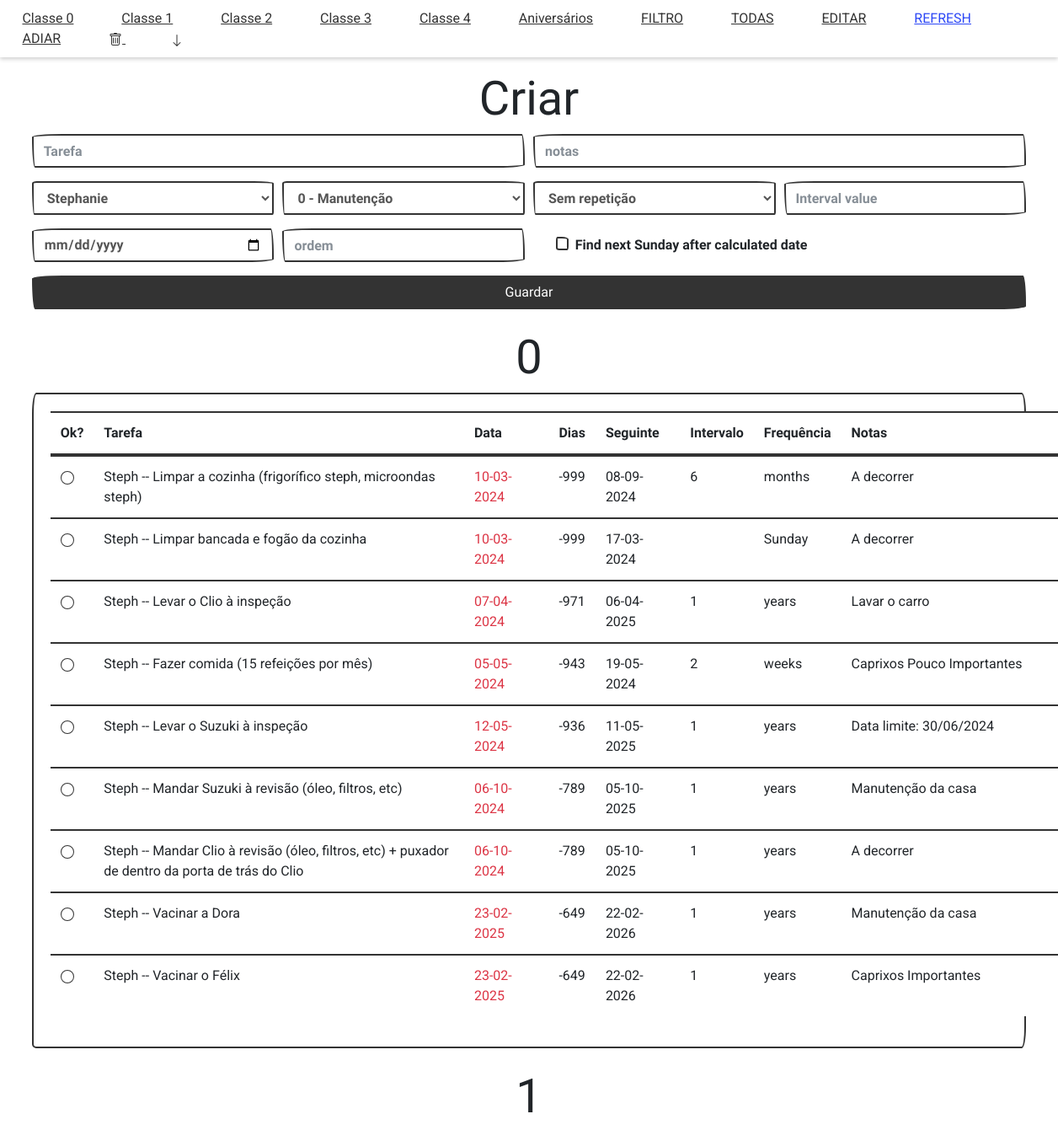
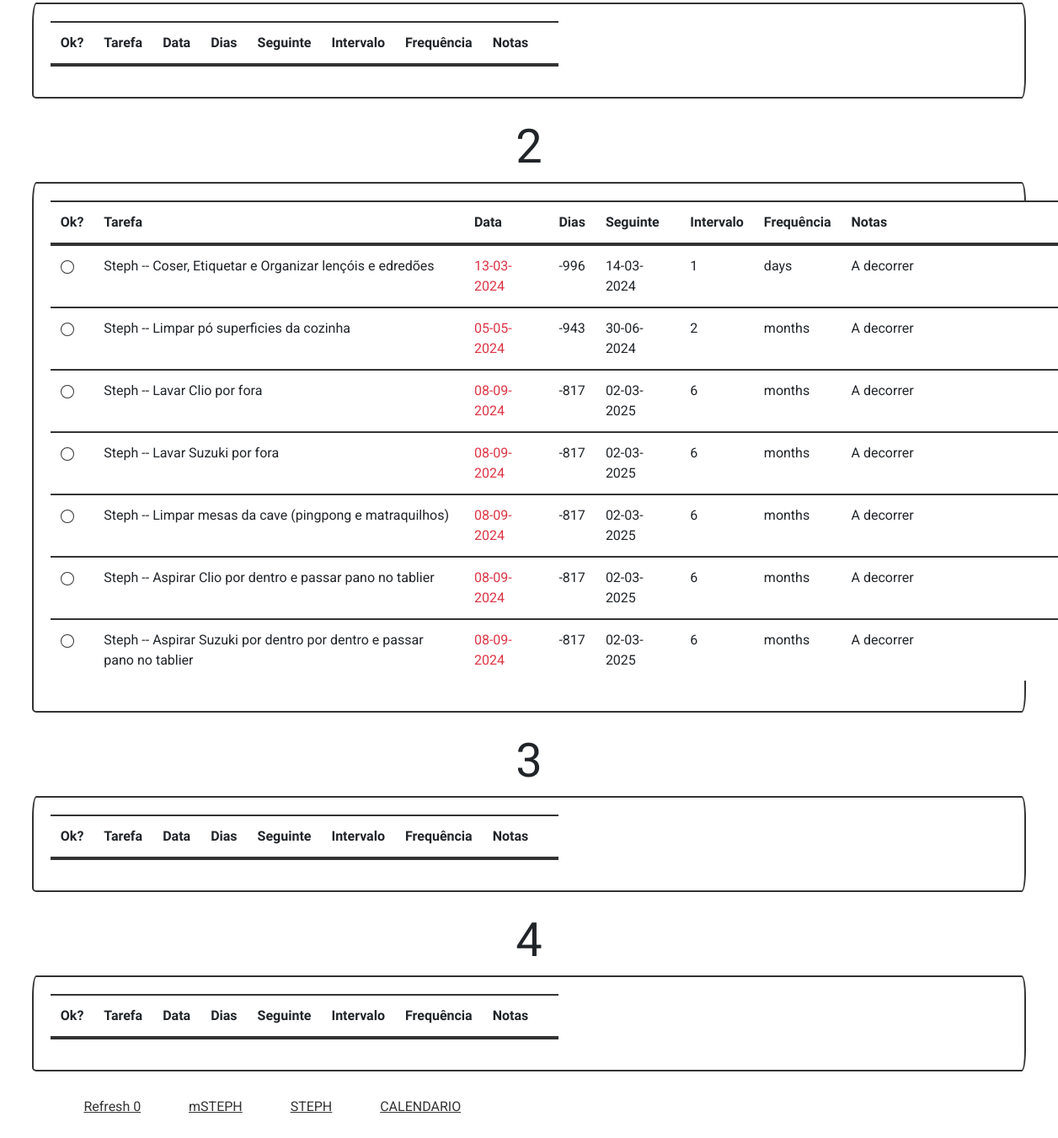
The page /exibir_filtro_steph on the database its author committed (2 pictures, top to bottom).
### python/BDcriar.py (models this page shows)
    class Tarefa(db.Model):
        __tablename__ = "tarefas"
        id = db.Column(db.Integer, primary_key=True)
        descricao = db.Column(db.String(200))
        feita = db.Column(db.Boolean)
        data_primeira_vez = db.Column(db.DateTime)
        data_criacao = db.Column(db.DateTime, default=datetime.utcnow)
        data_alteracao = db.Column(db.DateTime, onupdate=datetime.utcnow)
        intervalo_repeticao_mode = db.Column(db.String(50))
        intervalo_repeticao_value = db.Column(db.String(50))
        proximo_domingo = db.Column(db.Boolean)
        data_proxima = db.Column(db.DateTime)
        data_proxima_seguinte = db.Column(db.DateTime)
        classe = db.Column(db.String(50))
        notas = db.Column(db.String(200))
        ordem = db.Column(db.Integer)
        owner = db.Column(db.String(50))

### app.py (the view)
@app.route('/exibir_filtro_steph', methods=['GET'])
def exibirFiltroSteph():
    return exibirFiltroCustom(Tarefa, db, owner='steph')

### templates/index.html (shortened to what this page needs)
<!DOCTYPE html>
<html lang="en">
  <head>
    <link rel="stylesheet" href="{{ url_for('static', filename='css/styles.css') }}" />
    <link
      rel="stylesheet"
      href="https://cdn.jsdelivr.net/npm/bootswatch@4.5.2/dist/sketchy/bootstrap.min.css"
 />
  </head>
  <body>
    <main class="p-10" id="content" style="margin: 0cm 1cm;">
      <span class="menu">
        <a href="#0" class="menuLink roboto-regular">Classe 0</a>
        <a href="#1" class="menuLink roboto-regular">Classe 1</a>
        <a href="#2" class="menuLink roboto-regular">Classe 2</a>
        <a href="#3" class="menuLink roboto-regular">Classe 3</a>
        <a href="#4" class="menuLink roboto-regular">Classe 4</a>
        <a href="#Aniversários" class="menuLink roboto-regular">Aniversários</a>
          <a href="/exibir_filtro" class="menuLink roboto-regular">FILTRO</a>
          <a href="/exibir_todas" class="menuLink roboto-regular">TODAS</a>
          <a href="#" id="edit-button" class="menuLink roboto-regular">EDITAR</a>
          <a href="/refresh" style="color: rgb(45, 72, 246)" class="menuLink roboto-regular">REFRESH</a>
          <a href="#" id="adiar" class="menuLink roboto-regular">ADIAR</a>
          <a href="#" id="delete-button" class="menuLink roboto-regular">
          </a>
          <a href="#fim-da-pagina" class="menuLink">
            <svg xmlns="http://www.w3.org/2000/svg" width="16" height="16" fill="currentColor" class="bi bi-arrow-down" viewBox="0 0 16 16">
              <path fill-rule="evenodd" d="M8 2a.5.5 0 0 1 .5.5v11.793l3.146-3.147a.5.5 0 0 1 .708.708l-4 4a.5.5 0 0 1-.708 0l-4-4a.5.5 0 0 1 .708-.708L7.5 14.293V2.5A.5.5 0 0 1 8 2z"/>
            </svg>
          </a>
      </span>
      <h1 class="display-4 text-center mt-4 titulo">Criar</h1>
                <form action="/criar-tarefa" method="post">
                    <div class="form-row">
                    <div class="form-group col-md-6">
                    <input
                        type="text"
                        name="descricao_tarefa"
                        placeholder="Tarefa"
                        class="form-control"
                        autofocus />
                    </div>
                    <div class="form-group col-md-6">
                        <input
                            type="text"
                            name="notas"
                            placeholder="notas"
                            class="form-control"
                            autofocus />
                    </div>
                    <div class="form-group col-md-3">
                        <select name="owner" class="form-control">
                            <option value="steph">Stephanie</option>
                            </select>
                    </div>
                    <div class="form-group col-md-3">
                        <select name="classe" class="form-control">
                          <option value="0">0 - Manutenção</option>
                        </select>
                      </div>
                    <div class="form-group col-md-3">
                      <select name="intervalo_repeticao_mode" class="form-control">
                        <option value="">Sem repetição</option>
                      </select>
                    </div>
                    <div class="form-group col-md-3">
                    <input
                      type="text"
                      name="intervalo_repeticao_value"
                      id="intervalo_repeticao_value"
                      placeholder="Interval value"
                      class="form-control" />
                    </div>
                    <div class="form-group col-md-3">
                    <input
                    type="date"
                    name="data_primeira_vez"
                    id="data_primeira_vez"
                    class="form-control" />
                    </div>
                    <div class="form-group col-md-3">
                        <input
                        type="text"
                        name="ordem"
                        placeholder="ordem"
                        class="form-control"
                        autofocus />
                    </div>
                    <div class="form-check col-md-5" style="margin: 0.2cm 1cm;">
                      <label class="">Find next Sunday after calculated date</label>
                    </div>
                </div>
                    <button type="submit" class="btn btn-primary btn-block">
                      Guardar
                    </button>
                  </form>
      <div id="cards">{% include 'tabelas.html' %} </div>
        <footer id="fim-da-pagina">
          <main class="container p-8" id="content">
            <span class="footer">
              <a href="/refresh0" class="menuLink roboto-regular">Refresh 0</a>
                <a href="/exibir_filtro_steph_min" class="menuLink roboto-regular">mSTEPH</a>
                <a href="/exibir_filtro_steph" class="menuLink roboto-regular">STEPH</a>
                <a href="/calendario" class="menuLink roboto-regular">CALENDARIO</a>
            </span>
        </footer>
    </main>
  </body>
</html>

### templates/tabelas.html (shortened to what this page needs)
{% for classe in classes_de_tarefas %}
<div class="class-section" id="{{ classe.nome }}">
  <h2 class="text-center display-4 mt-4 titulo">{{ classe.nome }}</h2>
  <div class="row">
    <div class="col-md-12 mx-auto my-auto">
      <div class="card">
        <div class="card-body">
          <table class="table">
            <thead>
              <tr>
                <th scope="col">Ok?</th>
                <th scope="col">Tarefa</th>
                <th scope="col">Data</th>
                <th scope="col">Dias</th>
                <th scope="col">Seguinte</th>
                <th scope="col">Intervalo</th>
                <th scope="col">Frequência</th>
                <th scope="col">Notas</th>
                <th scope="col"></th>
              </tr>
            </thead>
            <tbody>
              {% for tarefa in classe.tarefas %}
              <tr>
                <td class="">
                  <a href="/tarefa-feita/{{ tarefa.id }}">
                    <svg
                      xmlns="http://www.w3.org/2000/svg"
                      width="16"
                      height="16"
                      fill="currentColor"
                      class="bi bi-circle"
                      viewBox="0 0 16 16">
                      <path
                        d="M8 15A7 7 0 1 1 8 1a7 7 0 0 1 0 14zm0 1A8 8 0 1 0 8 0a8 8 0 0 0 0 16z" />
                    </svg>
                  </a>
                </td>
                {% if tarefa.owner == 'steph' and
                tarefa.intervalo_repeticao_mode=='birthday' %}
                <td
                  class="roboto-regular width-desc-g"
                  style="color: rgb(255, 116, 116)">
                  {{ "Steph -- " ~ tarefa.descricao }}
                </td>
                {% elif tarefa.owner == 'steph' %}
                <td class="roboto-regular width-desc-g">
                  {{ "Steph -- " ~ tarefa.descricao }}
                </td>
                {% else %}
                <td class="roboto-regular width-desc-g">
                  {{ tarefa.descricao }}
                </td>
                {% endif %}
                {% if tarefa.data_proxima %} {% if tarefa.data_proxima.date() <=
                datetime.utcnow().date() %}
                <td class="roboto-regular text-danger width-data-g">
                  {{ tarefa.data_proxima.strftime('%d-%m-%Y') }}
                </td>
                {% else %}
                <td class="roboto-regular width-data-g">
                  {{ tarefa.data_proxima.strftime('%d-%m-%Y') }}
                </td>
                {% endif %} {% else %}
                <td></td>
                {% endif %}
                <td class="roboto-regular width-dia-g">
                  {% if tarefa.data_proxima %} {{ (tarefa.data_proxima.date() -
                  datetime.utcnow().date()).days }} {% endif %}
                </td>
                <td class="roboto-regular width-data-g">
                  {{ tarefa.data_proxima_seguinte.strftime('%d-%m-%Y') }}
                </td>
                <td class="roboto-regular width-intervalo-g">
                  {{ tarefa.intervalo_repeticao_value }}
                </td>
                <td class="roboto-regular width-frequencia-g">
                  {{ tarefa.intervalo_repeticao_mode }}
                </td>
                <td class="roboto-regular width-notas-g">{{ tarefa.notas }}</td>
                {% endfor %}
              </tr>
            </tbody>
          </table>
        </div>
      </div>
    </div>
  </div>
</div>
{% endfor %}

### static/css/styles.css (style rules this page uses)
html, body, main { margin: 0cm; padding: 0cm; border: 0cm; }
.menu { position: fixed; top: 0; left: 0; width: 100%; background-color: #fff; z-index: 1000; box-shadow: 0 2px 5px rgba(0,0,0,0.2); padding: 10px 0; }
.card-header, .card-body { width: 12.5cm; padding: 0px; border: none; margin: 0; }
.width-dia-g { min-width: 4vw; max-width: 4vw; }
.width-desc-g { min-width: 35vw; max-width: 35vw; }
.width-data-g { min-width: 8vw; max-width: 8vw; }
.width-intervalo-g { min-width: 5vw; max-width: 5vw; }
.width-frequencia-g { min-width: 5vw; max-width: 5vw; }
.width-notas-g { min-width: 21vw; max-width: 21vw; }
body { padding-top: 60px; }
footer { padding: 30px 10px; }
.menuLink { margin: 0.7cm; }
.roboto-regular { font-family: "Roboto", sans-serif; font-weight: 400; font-style: normal; }

### rows shown on the page
Tarefa: descricao "Steph -- Limpar a cozinha (frigorífico steph, microondas steph)", data_proxima "10-03-2024", data_proxima_seguinte "08-09-2024", intervalo_repeticao_value "6", intervalo_repeticao_mode "months", notas "A decorrer"
Tarefa: descricao "Steph -- Limpar bancada e fogão da cozinha", data_proxima "10-03-2024", data_proxima_seguinte "17-03-2024", intervalo_repeticao_mode "Sunday", notas "A decorrer"
Tarefa: descricao "Steph -- Levar o Clio à inspeção", data_proxima "07-04-2024", data_proxima_seguinte "06-04-2025", intervalo_repeticao_value "1", intervalo_repeticao_mode "years", notas "Lavar o carro"
Tarefa: descricao "Steph -- Fazer comida (15 refeições por mês)", data_proxima "05-05-2024", data_proxima_seguinte "19-05-2024", intervalo_repeticao_value "2", intervalo_repeticao_mode "weeks", notas "Caprixos Pouco Importantes"
Tarefa: descricao "Steph -- Levar o Suzuki à inspeção", data_proxima "12-05-2024", data_proxima_seguinte "11-05-2025", intervalo_repeticao_value "1", intervalo_repeticao_mode "years", notas "Data limite: 30/06/2024"
Tarefa: descricao "Steph -- Mandar Suzuki à revisão (óleo, filtros, etc)", data_proxima "06-10-2024", data_proxima_seguinte "05-10-2025", intervalo_repeticao_value "1", intervalo_repeticao_mode "years", notas "Manutenção da casa"
Tarefa: descricao "Steph -- Mandar Clio à revisão (óleo, filtros, etc) + puxador de dentro da porta de trás do Clio", data_proxima "06-10-2024", data_proxima_seguinte "05-10-2025", intervalo_repeticao_value "1", intervalo_repeticao_mode "years", notas "A decorrer"
Tarefa: descricao "Steph -- Vacinar a Dora", data_proxima "23-02-2025", data_proxima_seguinte "22-02-2026", intervalo_repeticao_value "1", intervalo_repeticao_mode "years", notas "Manutenção da casa"
Tarefa: descricao "Steph -- Vacinar o Félix", data_proxima "23-02-2025", data_proxima_seguinte "22-02-2026", intervalo_repeticao_value "1", intervalo_repeticao_mode "years", notas "Caprixos Importantes"
Tarefa: descricao "Steph -- Coser, Etiquetar e Organizar lençóis e edredões", data_proxima "13-03-2024", data_proxima_seguinte "14-03-2024", intervalo_repeticao_value "1", intervalo_repeticao_mode "days", notas "A decorrer"
Tarefa: descricao "Steph -- Limpar pó superficies da cozinha", data_proxima "05-05-2024", data_proxima_seguinte "30-06-2024", intervalo_repeticao_value "2", intervalo_repeticao_mode "months", notas "A decorrer"
Tarefa: descricao "Steph -- Lavar Clio por fora", data_proxima "08-09-2024", data_proxima_seguinte "02-03-2025", intervalo_repeticao_value "6", intervalo_repeticao_mode "months", notas "A decorrer"
Tarefa: descricao "Steph -- Lavar Suzuki por fora", data_proxima "08-09-2024", data_proxima_seguinte "02-03-2025", intervalo_repeticao_value "6", intervalo_repeticao_mode "months", notas "A decorrer"
Tarefa: descricao "Steph -- Limpar mesas da cave (pingpong e matraquilhos)", data_proxima "08-09-2024", data_proxima_seguinte "02-03-2025", intervalo_repeticao_value "6", intervalo_repeticao_mode "months", notas "A decorrer"
Tarefa: descricao "Steph -- Aspirar Clio por dentro e passar pano no tablier", data_proxima "08-09-2024", data_proxima_seguinte "02-03-2025", intervalo_repeticao_value "6", intervalo_repeticao_mode "months", notas "A decorrer"
Tarefa: descricao "Steph -- Aspirar Suzuki por dentro por dentro e passar pano no tablier", data_proxima "08-09-2024", data_proxima_seguinte "02-03-2025", intervalo_repeticao_value "6", intervalo_repeticao_mode "months", notas "A decorrer"

### other values the page prints
{{ classe.nome }} "0" "1" "2" "3" "4"
